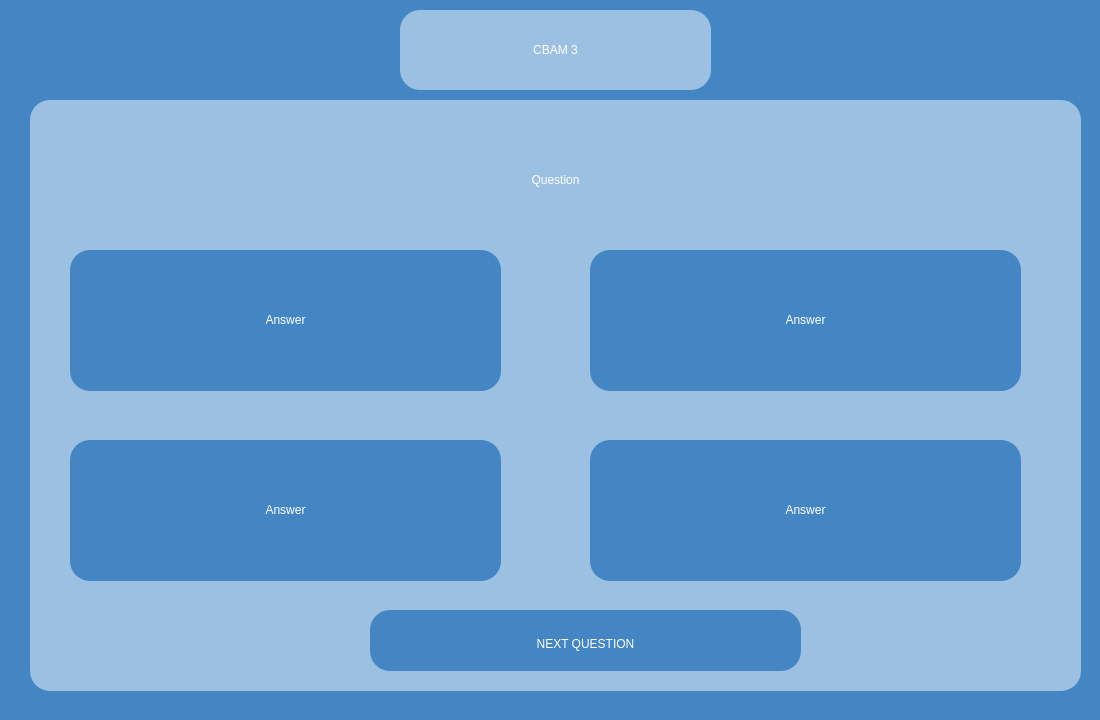
<?xml version="1.0" encoding="UTF-8"?>
<ui version="4.0">
 <class>cellBiologyExam3</class>
 <widget class="QWidget" name="cellBiologyExam3">
  <property name="geometry">
   <rect>
    <x>0</x>
    <y>0</y>
    <width>1100</width>
    <height>720</height>
   </rect>
  </property>
  <property name="windowTitle">
   <string>Form</string>
  </property>
  <property name="styleSheet">
   <string notr="true">background-color: #4486c3;</string>
  </property>
  <widget class="QFrame" name="questionTab">
   <property name="geometry">
    <rect>
     <x>30</x>
     <y>100</y>
     <width>1051</width>
     <height>591</height>
    </rect>
   </property>
   <property name="styleSheet">
    <string notr="true">background-color:rgb(155, 192, 226);
border:0px;
border-radius: 20px;</string>
   </property>
   <property name="frameShape">
    <enum>QFrame::Shape::StyledPanel</enum>
   </property>
   <property name="frameShadow">
    <enum>QFrame::Shadow::Raised</enum>
   </property>
   <widget class="QLabel" name="question">
    <property name="geometry">
     <rect>
      <x>10</x>
      <y>10</y>
      <width>1031</width>
      <height>141</height>
     </rect>
    </property>
    <property name="whatsThis">
     <string>&lt;html&gt;&lt;head/&gt;&lt;body&gt;&lt;p align=&quot;center&quot;&gt;&lt;br/&gt;&lt;/p&gt;&lt;/body&gt;&lt;/html&gt;</string>
    </property>
    <property name="styleSheet">
     <string notr="true">color:white;
font: 32pt &quot;Aura&quot;;
text-align:center;</string>
    </property>
    <property name="text">
     <string>&lt;html&gt;&lt;head/&gt;&lt;body&gt;&lt;p align=&quot;center&quot;&gt;Question&lt;/p&gt;&lt;/body&gt;&lt;/html&gt;</string>
    </property>
   </widget>
   <widget class="QFrame" name="answerTab_1">
    <property name="geometry">
     <rect>
      <x>40</x>
      <y>150</y>
      <width>431</width>
      <height>141</height>
     </rect>
    </property>
    <property name="styleSheet">
     <string notr="true">background-color:#4486c3;
border:0px;
border-radius: 20px;</string>
    </property>
    <property name="frameShape">
     <enum>QFrame::Shape::StyledPanel</enum>
    </property>
    <property name="frameShadow">
     <enum>QFrame::Shadow::Raised</enum>
    </property>
    <widget class="QLabel" name="answer_1">
     <property name="geometry">
      <rect>
       <x>10</x>
       <y>40</y>
       <width>411</width>
       <height>61</height>
      </rect>
     </property>
     <property name="whatsThis">
      <string>&lt;html&gt;&lt;head/&gt;&lt;body&gt;&lt;p align=&quot;center&quot;&gt;&lt;br/&gt;&lt;/p&gt;&lt;/body&gt;&lt;/html&gt;</string>
     </property>
     <property name="styleSheet">
      <string notr="true">color:white;
font: 32pt &quot;Aura&quot;;</string>
     </property>
     <property name="text">
      <string>&lt;html&gt;&lt;head/&gt;&lt;body&gt;&lt;p align=&quot;center&quot;&gt;Answer&lt;/p&gt;&lt;/body&gt;&lt;/html&gt;</string>
     </property>
    </widget>
    <widget class="QPushButton" name="answer_1Button">
     <property name="geometry">
      <rect>
       <x>0</x>
       <y>0</y>
       <width>431</width>
       <height>141</height>
      </rect>
     </property>
     <property name="styleSheet">
      <string notr="true">background-color:rgba(0, 0, 0, 0);
border-radius:35px;</string>
     </property>
     <property name="text">
      <string/>
     </property>
    </widget>
    <zorder>answer_1Button</zorder>
    <zorder>answer_1</zorder>
   </widget>
   <widget class="QFrame" name="answerTab_2">
    <property name="geometry">
     <rect>
      <x>560</x>
      <y>150</y>
      <width>431</width>
      <height>141</height>
     </rect>
    </property>
    <property name="styleSheet">
     <string notr="true">background-color:#4486c3;
border:0px;
border-radius: 20px;</string>
    </property>
    <property name="frameShape">
     <enum>QFrame::Shape::StyledPanel</enum>
    </property>
    <property name="frameShadow">
     <enum>QFrame::Shadow::Raised</enum>
    </property>
    <widget class="QLabel" name="answer_2">
     <property name="geometry">
      <rect>
       <x>10</x>
       <y>40</y>
       <width>411</width>
       <height>61</height>
      </rect>
     </property>
     <property name="whatsThis">
      <string>&lt;html&gt;&lt;head/&gt;&lt;body&gt;&lt;p align=&quot;center&quot;&gt;&lt;br/&gt;&lt;/p&gt;&lt;/body&gt;&lt;/html&gt;</string>
     </property>
     <property name="styleSheet">
      <string notr="true">color:white;
font: 32pt &quot;Aura&quot;;</string>
     </property>
     <property name="text">
      <string>&lt;html&gt;&lt;head/&gt;&lt;body&gt;&lt;p align=&quot;center&quot;&gt;Answer&lt;/p&gt;&lt;/body&gt;&lt;/html&gt;</string>
     </property>
    </widget>
    <widget class="QPushButton" name="answer_2Button">
     <property name="geometry">
      <rect>
       <x>0</x>
       <y>0</y>
       <width>431</width>
       <height>141</height>
      </rect>
     </property>
     <property name="styleSheet">
      <string notr="true">background-color:rgba(0, 0, 0, 0);
border-radius:35px;</string>
     </property>
     <property name="text">
      <string/>
     </property>
    </widget>
    <zorder>answer_2Button</zorder>
    <zorder>answer_2</zorder>
   </widget>
   <widget class="QFrame" name="answerTab_3">
    <property name="geometry">
     <rect>
      <x>40</x>
      <y>340</y>
      <width>431</width>
      <height>141</height>
     </rect>
    </property>
    <property name="styleSheet">
     <string notr="true">background-color:#4486c3;
border:0px;
border-radius: 20px;</string>
    </property>
    <property name="frameShape">
     <enum>QFrame::Shape::StyledPanel</enum>
    </property>
    <property name="frameShadow">
     <enum>QFrame::Shadow::Raised</enum>
    </property>
    <widget class="QLabel" name="answer_3">
     <property name="geometry">
      <rect>
       <x>10</x>
       <y>40</y>
       <width>411</width>
       <height>61</height>
      </rect>
     </property>
     <property name="whatsThis">
      <string>&lt;html&gt;&lt;head/&gt;&lt;body&gt;&lt;p align=&quot;center&quot;&gt;&lt;br/&gt;&lt;/p&gt;&lt;/body&gt;&lt;/html&gt;</string>
     </property>
     <property name="styleSheet">
      <string notr="true">color:white;
font: 32pt &quot;Aura&quot;;</string>
     </property>
     <property name="text">
      <string>&lt;html&gt;&lt;head/&gt;&lt;body&gt;&lt;p align=&quot;center&quot;&gt;Answer&lt;/p&gt;&lt;/body&gt;&lt;/html&gt;</string>
     </property>
    </widget>
    <widget class="QPushButton" name="answer_3Button">
     <property name="geometry">
      <rect>
       <x>0</x>
       <y>0</y>
       <width>431</width>
       <height>141</height>
      </rect>
     </property>
     <property name="styleSheet">
      <string notr="true">background-color:rgba(0, 0, 0, 0);
border-radius:35px;</string>
     </property>
     <property name="text">
      <string/>
     </property>
    </widget>
    <zorder>answer_3Button</zorder>
    <zorder>answer_3</zorder>
   </widget>
   <widget class="QFrame" name="answerTab_4">
    <property name="geometry">
     <rect>
      <x>560</x>
      <y>340</y>
      <width>431</width>
      <height>141</height>
     </rect>
    </property>
    <property name="styleSheet">
     <string notr="true">background-color:#4486c3;
border:0px;
border-radius: 20px;</string>
    </property>
    <property name="frameShape">
     <enum>QFrame::Shape::StyledPanel</enum>
    </property>
    <property name="frameShadow">
     <enum>QFrame::Shadow::Raised</enum>
    </property>
    <widget class="QLabel" name="answer_4">
     <property name="geometry">
      <rect>
       <x>10</x>
       <y>40</y>
       <width>411</width>
       <height>61</height>
      </rect>
     </property>
     <property name="whatsThis">
      <string>&lt;html&gt;&lt;head/&gt;&lt;body&gt;&lt;p align=&quot;center&quot;&gt;&lt;br/&gt;&lt;/p&gt;&lt;/body&gt;&lt;/html&gt;</string>
     </property>
     <property name="styleSheet">
      <string notr="true">color:white;
font: 32pt &quot;Aura&quot;;</string>
     </property>
     <property name="text">
      <string>&lt;html&gt;&lt;head/&gt;&lt;body&gt;&lt;p align=&quot;center&quot;&gt;Answer&lt;/p&gt;&lt;/body&gt;&lt;/html&gt;</string>
     </property>
    </widget>
    <widget class="QPushButton" name="answer_4Button">
     <property name="geometry">
      <rect>
       <x>0</x>
       <y>0</y>
       <width>431</width>
       <height>141</height>
      </rect>
     </property>
     <property name="styleSheet">
      <string notr="true">background-color:rgba(0, 0, 0, 0);
border-radius:35px;</string>
     </property>
     <property name="text">
      <string/>
     </property>
    </widget>
    <zorder>answer_4Button</zorder>
    <zorder>answer_4</zorder>
   </widget>
   <widget class="QFrame" name="nextTab">
    <property name="geometry">
     <rect>
      <x>340</x>
      <y>510</y>
      <width>431</width>
      <height>61</height>
     </rect>
    </property>
    <property name="styleSheet">
     <string notr="true">background-color:#4486c3;
border:0px;
border-radius: 20px;</string>
    </property>
    <property name="frameShape">
     <enum>QFrame::Shape::StyledPanel</enum>
    </property>
    <property name="frameShadow">
     <enum>QFrame::Shadow::Raised</enum>
    </property>
    <widget class="QLabel" name="next">
     <property name="geometry">
      <rect>
       <x>70</x>
       <y>4</y>
       <width>291</width>
       <height>61</height>
      </rect>
     </property>
     <property name="whatsThis">
      <string>&lt;html&gt;&lt;head/&gt;&lt;body&gt;&lt;p align=&quot;center&quot;&gt;&lt;br/&gt;&lt;/p&gt;&lt;/body&gt;&lt;/html&gt;</string>
     </property>
     <property name="styleSheet">
      <string notr="true">color:white;
font: 32pt &quot;Aura&quot;;</string>
     </property>
     <property name="text">
      <string>&lt;html&gt;&lt;head/&gt;&lt;body&gt;&lt;p align=&quot;center&quot;&gt;NEXT QUESTION&lt;/p&gt;&lt;/body&gt;&lt;/html&gt;</string>
     </property>
    </widget>
    <widget class="QPushButton" name="nextButton">
     <property name="geometry">
      <rect>
       <x>0</x>
       <y>0</y>
       <width>431</width>
       <height>61</height>
      </rect>
     </property>
     <property name="styleSheet">
      <string notr="true">background-color:rgba(0, 0, 0, 0);
border-radius:35px;</string>
     </property>
     <property name="text">
      <string/>
     </property>
    </widget>
   </widget>
  </widget>
  <widget class="QFrame" name="You_profile_back">
   <property name="geometry">
    <rect>
     <x>400</x>
     <y>10</y>
     <width>311</width>
     <height>80</height>
    </rect>
   </property>
   <property name="styleSheet">
    <string notr="true">background-color:rgb(155, 192, 226);
border:0px;
border-radius: 20px;</string>
   </property>
   <property name="frameShape">
    <enum>QFrame::Shape::StyledPanel</enum>
   </property>
   <property name="frameShadow">
    <enum>QFrame::Shadow::Raised</enum>
   </property>
   <widget class="QLabel" name="your_profile_text">
    <property name="geometry">
     <rect>
      <x>10</x>
      <y>10</y>
      <width>291</width>
      <height>61</height>
     </rect>
    </property>
    <property name="styleSheet">
     <string notr="true">color:white;
font: 32pt &quot;Aura&quot;;</string>
    </property>
    <property name="text">
     <string>&lt;html&gt;&lt;head/&gt;&lt;body&gt;&lt;p align=&quot;center&quot;&gt;CBAM 3&lt;/p&gt;&lt;/body&gt;&lt;/html&gt;</string>
    </property>
   </widget>
  </widget>
 </widget>
 <resources/>
 <connections/>
</ui>
